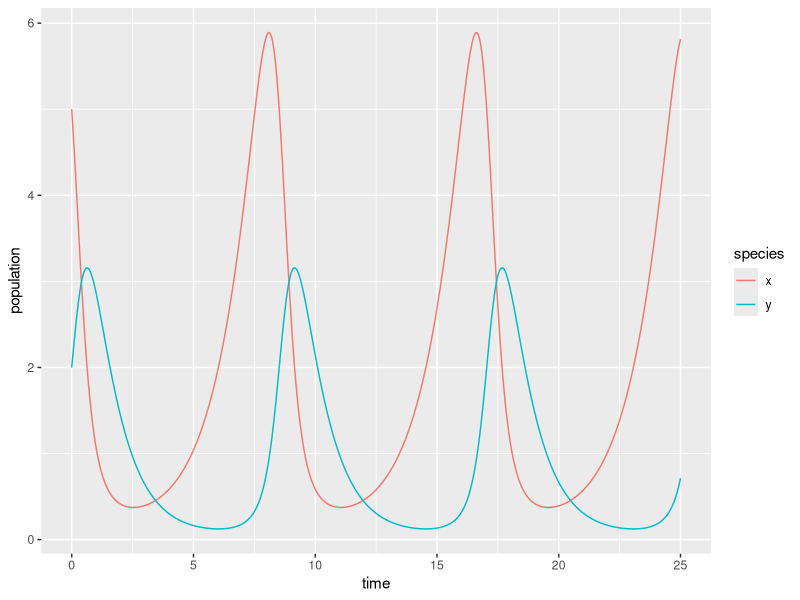

The R script that drew this image:
## ---- chunk 1
knitr::opts_chunk$set(echo = TRUE)
library(tidyverse)
library(deSolve)
library(kableExtra)
## ---- chunk 2
# Create a sequence of times (days): 
time <- seq(0, 25, by = 0.05)

# Set some parameter values (these can change - keep it in mind):
parameters <- c(alpha = .75, beta = 0.8, delta = 0.5, gamma = 1)

# Set the initial condition (prey and predator populations at t = 0).
# Recall: x = prey, y = predator
init_cond <- c(x = 5, y = 2)

# Prepare the series of differential equations as a function: 
lk_equations <- function(time, init_cond, parameters) {
  with(as.list(c(init_cond, parameters)), {
    dxdt = alpha * x - beta * x * y
    dydt = delta * x * y - gamma * y
    return(list(c(dxdt, dydt)))
  })
}

# Find the approximate the solution using `deSolve::ode()`:
approx_lk <- ode(y = init_cond, times = time, func = lk_equations, parms = parameters)

# Check the class: 
class(approx_lk)

# We really want this to be a data frame, and we want both prey (x) and predator (y) to be in the same column -- we'll learn why in EDS 221 (tidy data)
approx_lk_df <- data.frame(approx_lk) %>% 
  pivot_longer(cols = c(x,y), names_to = "species", values_to = "population")

# Plot it! 
ggplot(data = approx_lk_df, aes(x = time, y = population)) +
  geom_line(aes(color = species))
